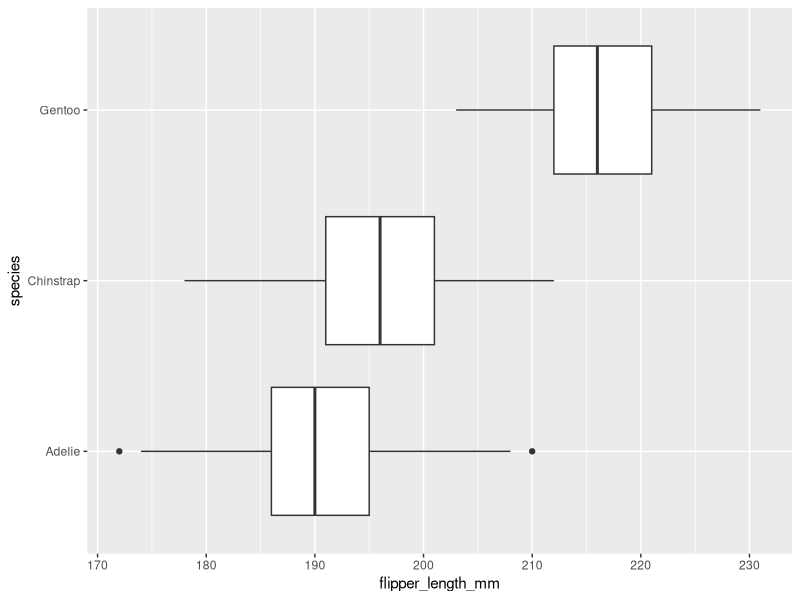
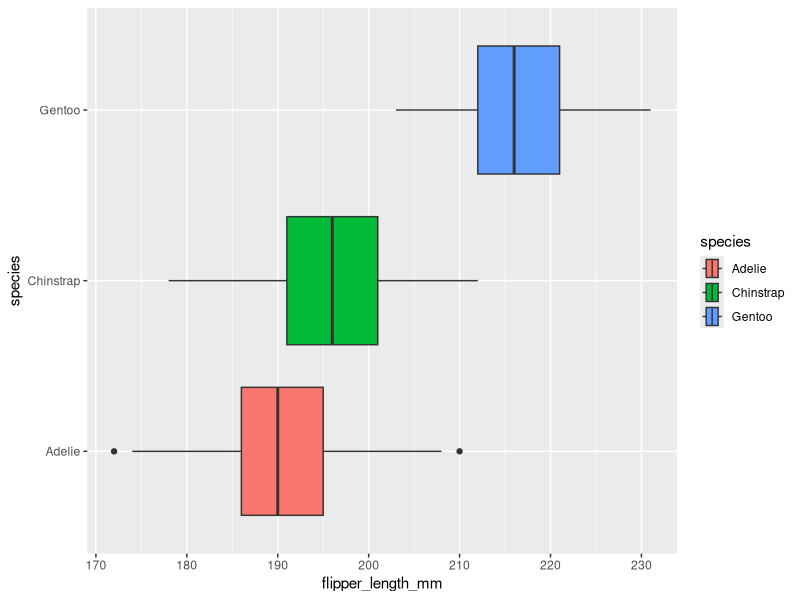
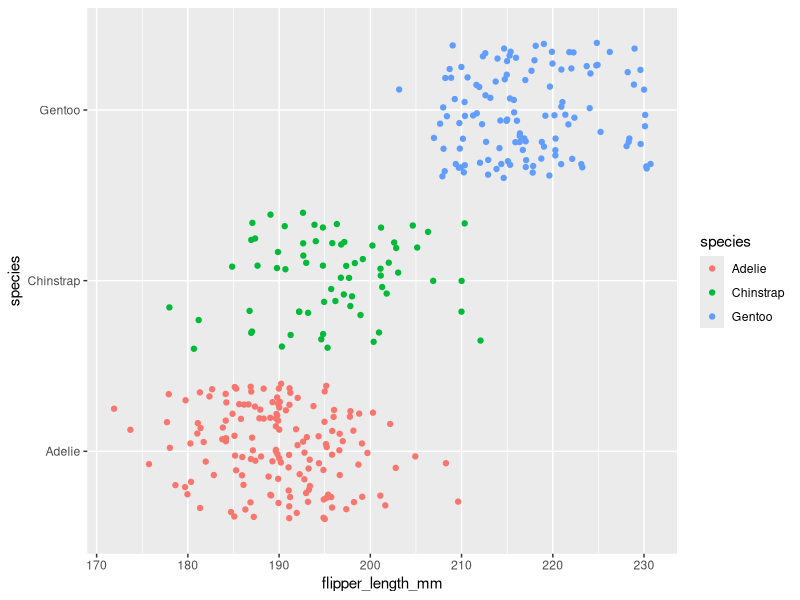
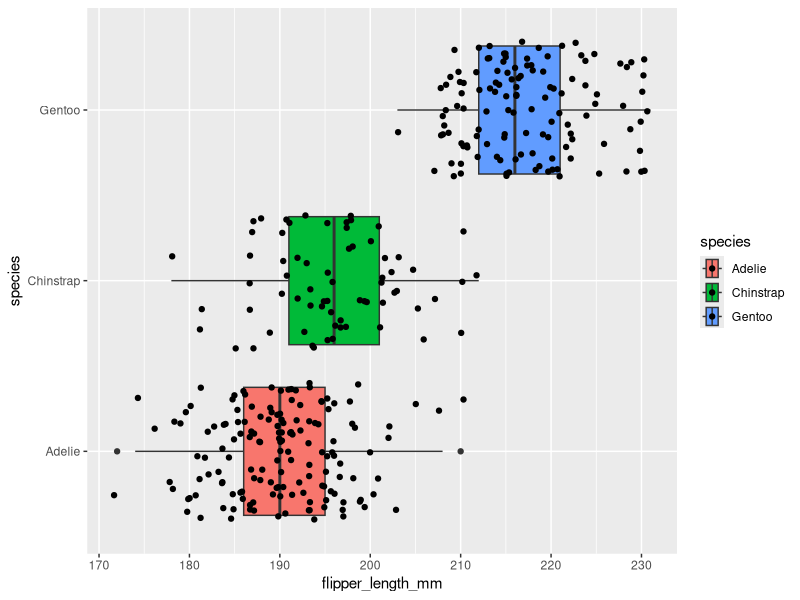
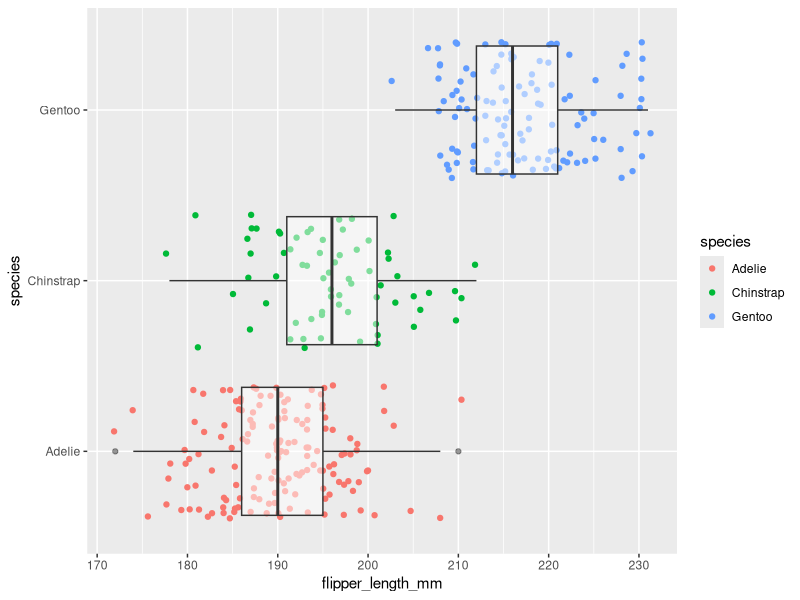
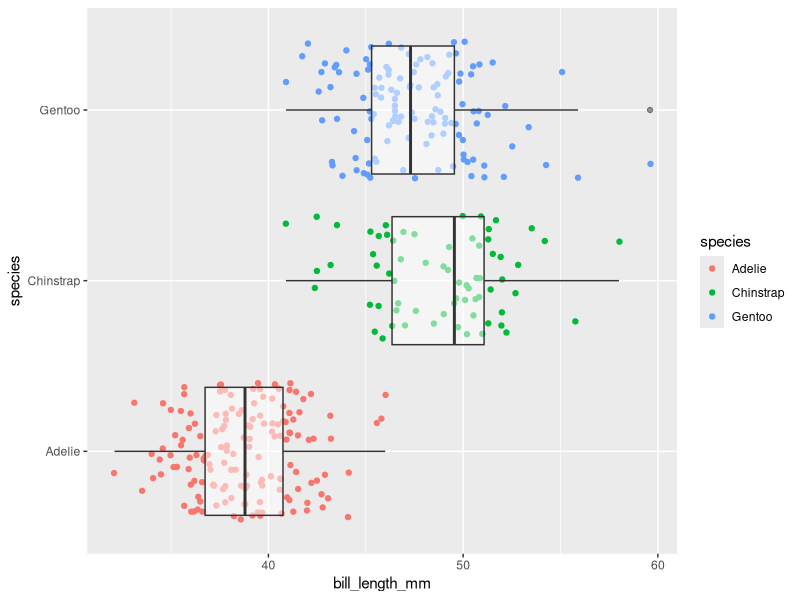
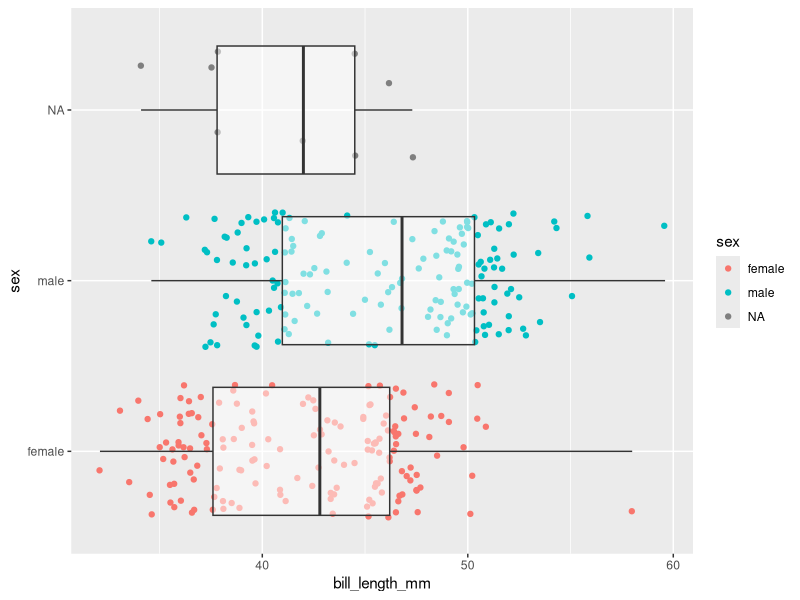
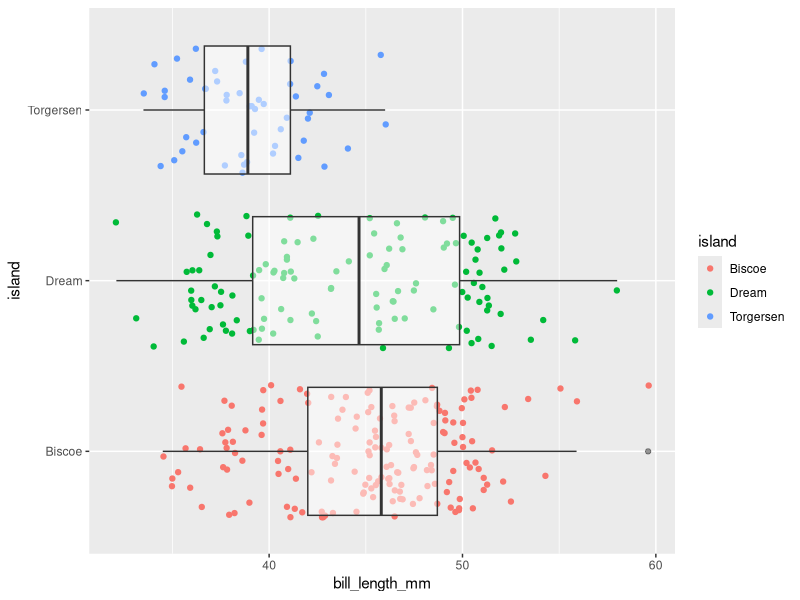

Recreate these plots in R, in order.
## ---- chunk 1
knitr::opts_chunk$set(error = TRUE)
## ---- chunk 2
library(palmerpenguins)
penguins
## ---- chunk 3
library(ggplot2)
## ---- chunk 4
ggplot(data = penguins, mapping = aes(x = flipper_length_mm, y = species)) +
  geom_boxplot()
## ---- chunk 5
ggplot(data = penguins, mapping = aes(x = flipper_length_mm, y = species, fill = species)) +
  geom_boxplot()
## ---- chunk 6
ggplot(data = penguins, mapping = aes(x = flipper_length_mm, y = species, color = species)) +
  geom_jitter()
## ---- chunk 7
ggplot(data = penguins, mapping = aes(x = flipper_length_mm, y = species, fill = species)) +
  geom_boxplot() +
  geom_jitter()
## ---- chunk 8
ggplot(data = penguins, mapping = aes(x = flipper_length_mm, y = species)) +
  geom_jitter(aes(color = species))+
  geom_boxplot(alpha = .5)
  
## ---- chunk 9
ggplot(data = penguins, mapping = aes(x = bill_length_mm, y = species)) +
  geom_jitter(aes(color = species))+
  geom_boxplot(alpha = .5)
## ---- chunk 10
ggplot(data = penguins, mapping = aes(x = bill_length_mm, y = sex)) +
  geom_jitter(aes(color = sex))+
  geom_boxplot(alpha = .5)
## ---- chunk 11
ggplot(data = penguins, mapping = aes(x = bill_length_mm, y = island)) +
  geom_jitter(aes(color = island))+
  geom_boxplot(alpha = .5)
## ---- chunk 12
ggplot(penguins, mapping = aes(x = flipper_length_mm, y = body_mass_g)) +
  geom_point()
## ---- chunk 13
ggplot(penguins, mapping = aes(x = flipper_length_mm, y = body_mass_g, color = species, shape = species)) +
  geom_point()
## ---- chunk 14
ggplot(penguins, mapping = aes(x = flipper_length_mm, y = body_mass_g, color = species, shape = species, alpha = .0001)) +
  geom_point()
